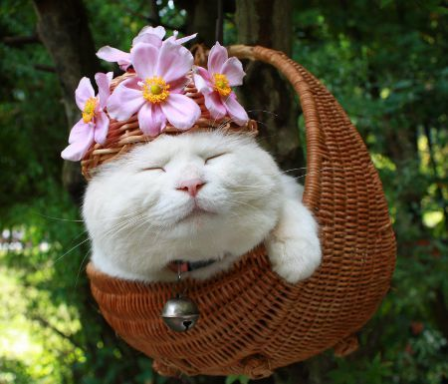
%> input picture AS1/Q1/cat1.png, 448 x 384 px
$ octave Q1.m   (GNU Octave 9; MATLAB toolbox functions it lacks are replaced by stand-ins)
%> lines starting %> are read from the running program, lines starting %| are printed output that depends on the picture
### AS1/Q1/RGB2YIQ.m
function [outputYIQ] = RGB2YIQ(inputRGB)
% input : RGB image, type = double
% output : YIQ image, type = double
[M,N,H] = size(inputRGB);
outputYIQ = zeros(M,N,H,'double');
%{
translateMatrix = [ 0.299,  0.587,  0.114; ...
                    0.596, -0.275, -0.321; ...
                    0.212, -0.523,  0.311];
%}
R = inputRGB(:,:,1);
G = inputRGB(:,:,2);
B = inputRGB(:,:,3);
outputYIQ(:,:,1) = 0.299.*R + 0.587.*G + 0.114.*B;
outputYIQ(:,:,2) = 0.596.*R - 0.275.*G - 0.321.*B;
outputYIQ(:,:,3) = 0.212.*R - 0.523.*G + 0.311.*B;


end

### AS1/Q1/DCT2.m
function [F,U_L] = DCT2(f,keepRange)
%UNTITLED3 Summary of this function goes here
%   Detailed explanation goes here
blockSize = 8;
[M,N] = size(f);
F = zeros(M,N,'double');
numBlockInRow = N / blockSize;
numBlockInCol = M / blockSize;
totalBlock = numBlockInRow * numBlockInCol;
cos_u = zeros(blockSize,1);
U_L = zeros(blockSize,blockSize,totalBlock,'double');
for i = 0 : numBlockInCol-1
    for j = 0 : numBlockInRow-1
        startRow = i * blockSize + 1;
        startCol = j * blockSize + 1;
        endRow = (i+1) * blockSize;
        endCol = (j+1) * blockSize;
        tmp_f = f(startRow : endRow , startCol : endCol);
        tmp_F = zeros(blockSize,blockSize,'double');
        currentBlock = i * numBlockInRow + j + 1;
        for u = 0 : blockSize-1
            if u == 0
                C = 1/sqrt(2);
            else
                C = 1;
            end
            a_u = sqrt(2)*C/sqrt(blockSize);
            for r = 0 : blockSize-1
                cos_u(r+1,1) = cos((2*r+1)*u*pi/(2*blockSize));
            end
            U_L(:,u+1,currentBlock) = a_u*cos_u;
        end

        for k = 0 : blockSize-1
            for l = 0 : blockSize-1
                Uk = U_L(:,k+1,currentBlock);
                Ul = U_L(:,l+1,currentBlock)';
                Ukl = Uk * Ul;
                tmp_F(k+1,l+1) = sum(sum(tmp_f .* Ukl));
            end
        end
        tmp_F = keepTheLowerFrequency(tmp_F,keepRange);
        F(startRow : endRow , startCol : endCol) = tmp_F;
    end
end
end

### AS1/Q1/IDCT2.m
function [f] = IDCT2(F,U_L)
blockSize = 8;
[M,N] = size(F);
f = zeros(M,N,'double');
numBlockInRow = N / blockSize;
numBlockInCol = M / blockSize;
for i = 0 : numBlockInCol-1
    for j = 0 : numBlockInRow-1
        startRow = i * blockSize + 1;
        startCol = j * blockSize + 1;
        endRow = (i+1) * blockSize;
        endCol = (j+1) * blockSize;
        tmp_F = F(startRow : endRow , startCol : endCol);
        tmp_f = zeros(blockSize,blockSize,'double');
        currentBlock = i * numBlockInRow + j + 1;
        for k = 0 : blockSize-1
            for l = 0 : blockSize-1
                Uk = U_L(:,k+1,currentBlock);
                Ul = U_L(:,l+1,currentBlock)';
                Ukl = Uk * Ul;
                tmp_f = tmp_f + tmp_F(k+1,l+1) .* Ukl;
            end
        end
        f(startRow : endRow , startCol : endCol) = tmp_f;
    end
end

end

### AS1/Q1/computePSNR.m
function psnr = computePSNR(input1_s, input2_s)
% input1_s : 原圖
% input2_s : 經過filter復原的圖
fpeak = double(max(max(max(input1_s))));
mse = immse(input1_s, input2_s);
psnr = 10 * log10(fpeak^2/mse);
end

### AS1/Q1/Q1.m
clc;
clear all;
close all;
plotNum = 1;
input = imread('cat1.png'); % 讀取題目圖片
%> input is the input picture: size 384x448x3 uint8; mean R, G, B 91.1, 85.1, 62.4
subplot(2,4,plotNum);imshow(input);title('Input');plotNum=plotNum+1;
[M,N,H] = size(input);
%> M = 384; N = 448; H = 3
inputRGB = im2double(input);
inputYIQ = RGB2YIQ(inputRGB);
%> in RGB2YIQ, `R = inputRGB(:,:,1);`:
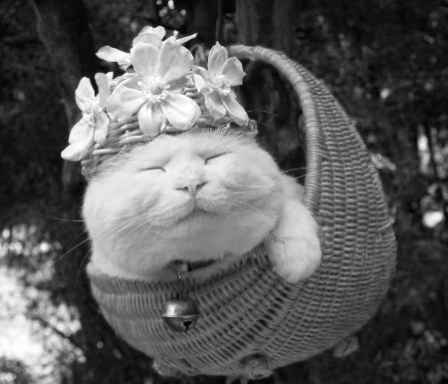
%> R: size 384x448 double; min 0, max 1, mean 0.357
%> in RGB2YIQ, `G = inputRGB(:,:,2);`:
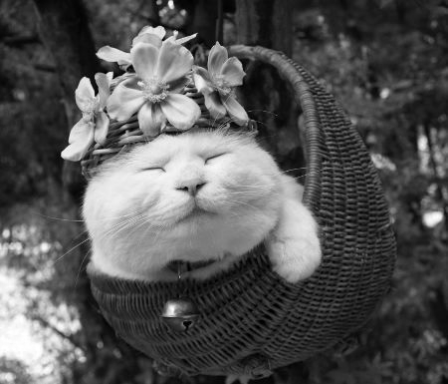
%> G: size 384x448 double; min 0, max 1, mean 0.334
%> in RGB2YIQ, `B = inputRGB(:,:,3);`:
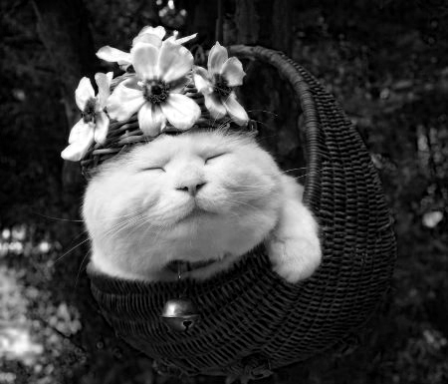
%> B: size 384x448 double; min 0, max 1, mean 0.245
%> in RGB2YIQ, `outputYIQ(:,:,2) = 0.596.*R - 0.275.*G - 0.321.*B;`:
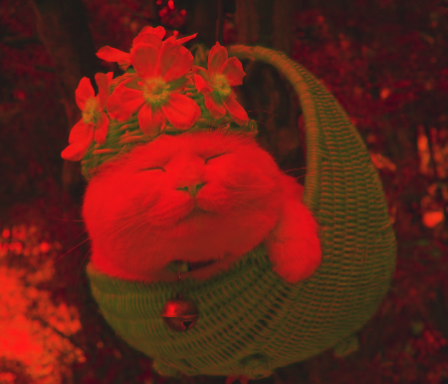
%> outputYIQ: size 384x448x3 double; mean R, G, B 0.331, 0.0427, 0; drawn with min black and max white
%> in RGB2YIQ, `outputYIQ(:,:,3) = 0.212.*R - 0.523.*G + 0.311.*B;`:
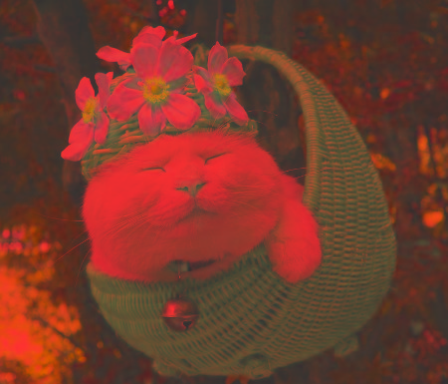
%> outputYIQ: size 384x448x3 double; mean R, G, B 0.331, 0.0427, -0.0226; drawn with min black and max white


inputRGB_R = inputRGB(:,:,1);
inputRGB_G = inputRGB(:,:,2);
inputRGB_B = inputRGB(:,:,3);
for keepRange = [2,4,8]
    outputRGB = zeros(M,N,3,'double');
%> (the run ends here)
